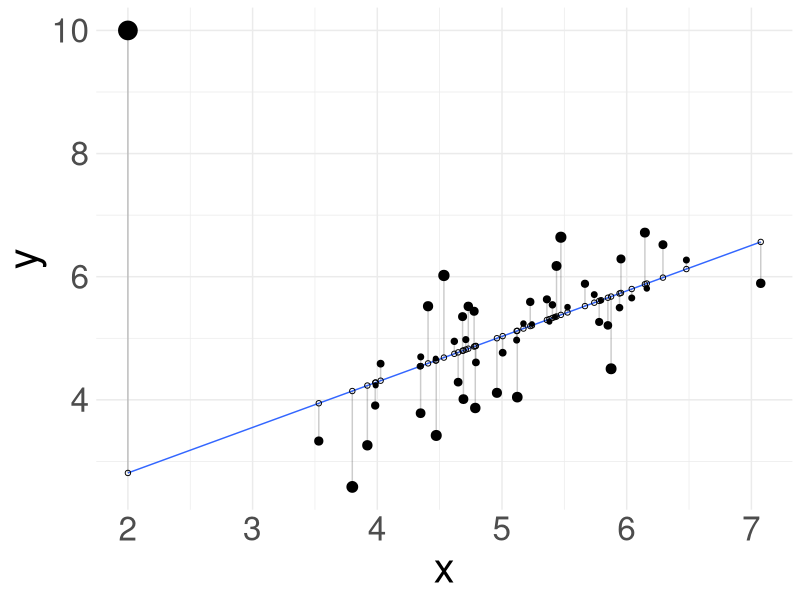

The R script that drew this image: (Note: this script raises an error after producing the figure.)
library(mvtnorm)
library(ggplot2)
library(quantreg)

set.seed(123)

sigma = matrix(c(0.9, 0.8, 0.8, .09), nrow = 2)
mat   = as.data.frame(rmvnorm(50, mean = c(5,5), sigma = sigma, method = "chol"))
outlier = c(2, 10)

# override the main matrix
mat = rbind(mat, outlier)

colnames(mat) = c("x", "y")
# fit the model
fit_l1 = rq(y ~ x, data = mat, tau = 0.5)

mat$predicted_l1 = predict(fit_l1) 
mat$residuals_l1 = residuals(fit_l1)
# https://drsimonj.svbtle.com/visualising-residuals
ggplot(mat, aes(x, y)) +
  geom_quantile(quantiles = 0.5) +
  geom_segment(aes(xend = x, yend = predicted_l1), alpha = .2) +
  geom_point(aes(size = abs(residuals_l1))) +
  #  this does not work? scale_color_continuous(low = "black", high = "red") +
  guides(color = FALSE, size = FALSE) +  
  geom_point(aes(y = predicted_l1), shape = 1) +
  theme_minimal() + 
  theme(text = element_text(size = 30L))


######################################

p = ggplot(mat,aes(x,y)) + 
  geom_point(alpha = 0.8) +
  geom_point(color = "red", x = outlier[1], y = outlier[2], size = 3L) +
  geom_smooth(method = 'lm', formula = y ~ x, se = FALSE, aes(color = "L2-loss")) +
  geom_quantile(quantiles = 0.5, aes(color = "L1-loss")) +
  geom_smooth(method=MASS::rlm, se = FALSE, formula = y ~ x, aes(color = "Huber loss")) +
  scale_color_viridis_d(name = "Regression loss", end = .8) +
# scale_color_manual(name = "Regression", values = c("L2 loss" = "darkgreen", "L1 loss" = "orange", "Huber loss" = "blue")) +
# theme_minimal() + 
  theme(text = element_text(size = 20L)) 

ggplot2::ggsave("../figure/robustness.png", p, width = 6L, height = 4L)
